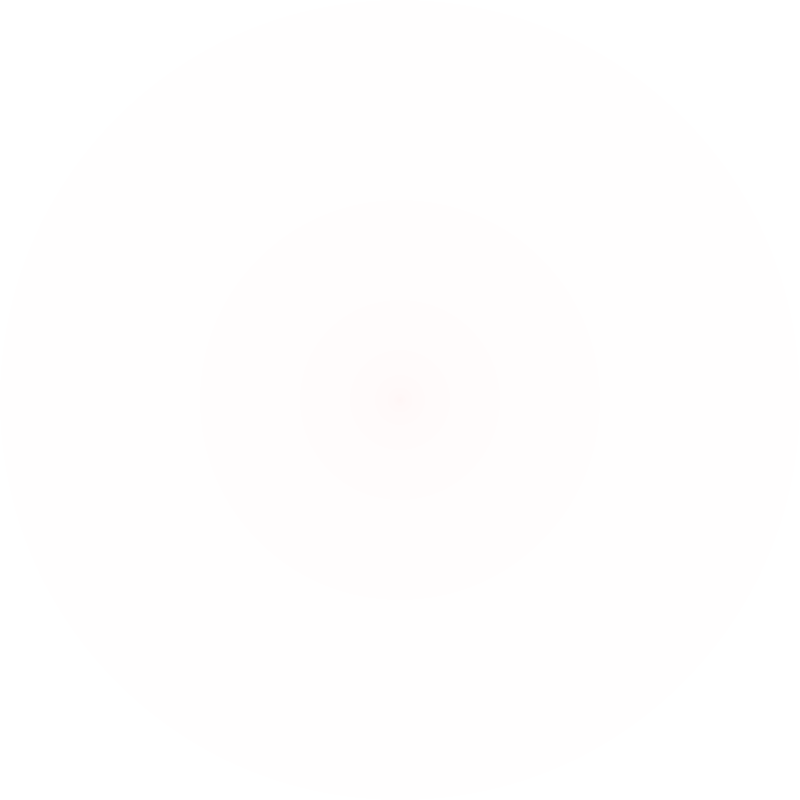
Frame 1 (no input)
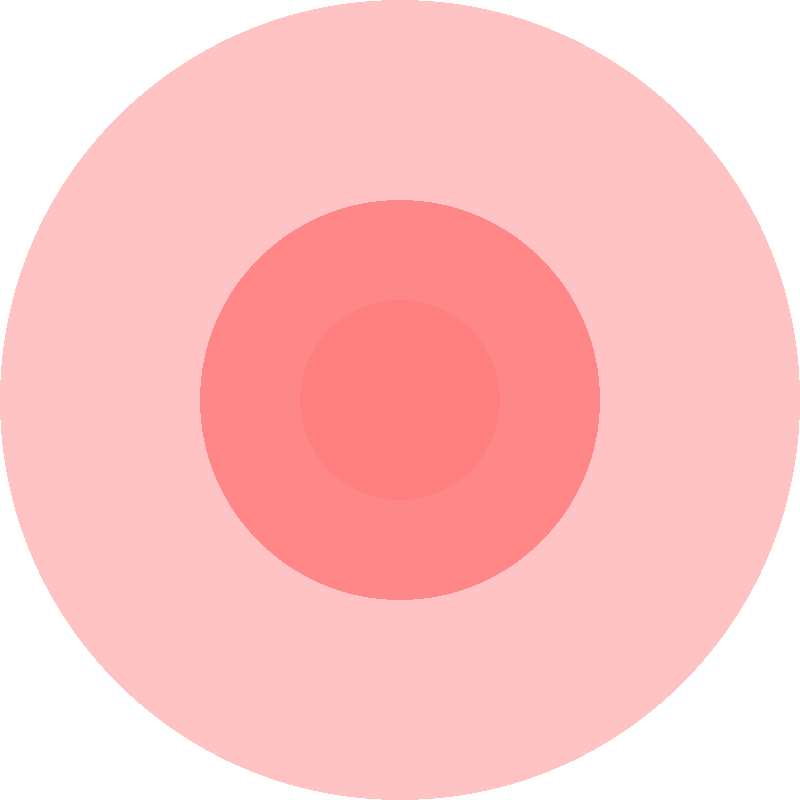
Frame 60 (the mouse pressed at the canvas centre just before this capture)
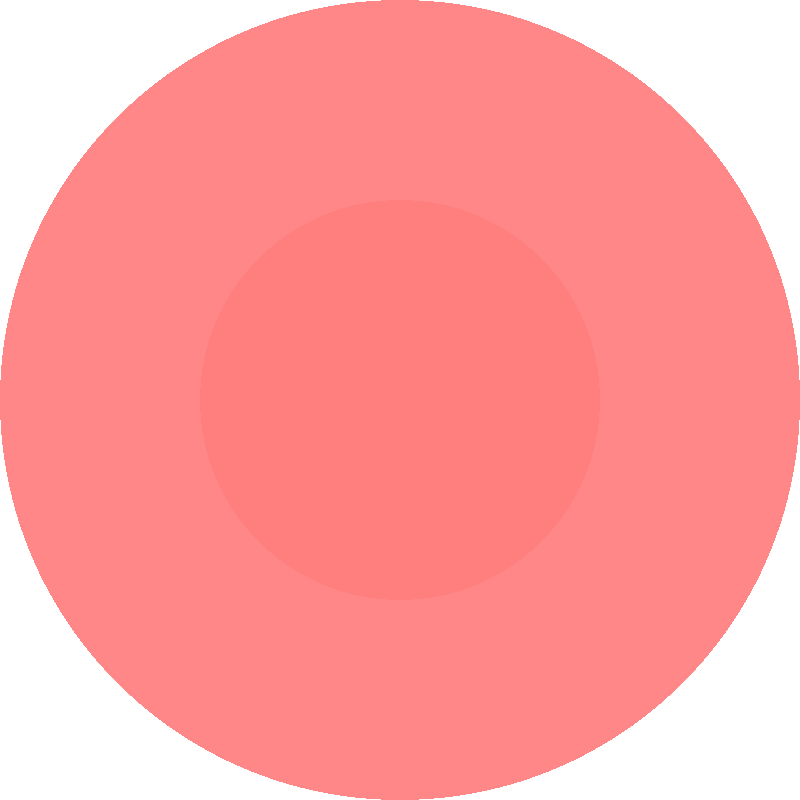
Frame 120 (the mouse held since frame 60 and released just before this capture)

The Processing sketch that drew these frames (run headless with seeded random() and noise(); from frame 60 on, the mouse is pressed at the canvas centre):

// Processing sketch: processing_72594
// ── processing_72594.pde

int diam = 200;
boolean doidraw = false;


void setup (){
  size(800,800);
  background(255);
  noStroke();
  
  //while (diam>500){
  //  drawacircle(200, 200, diam);
  }


void draw(){
  for(int diam = 800; diam > 0; diam = diam/2){
    fill(150, 5, 20, 1);
    drawacircle(400, 400, diam);
  }
}
void drawacircle(int centx, int centy, int circlesize){
  ellipse(centx, centy, circlesize, circlesize);
}
